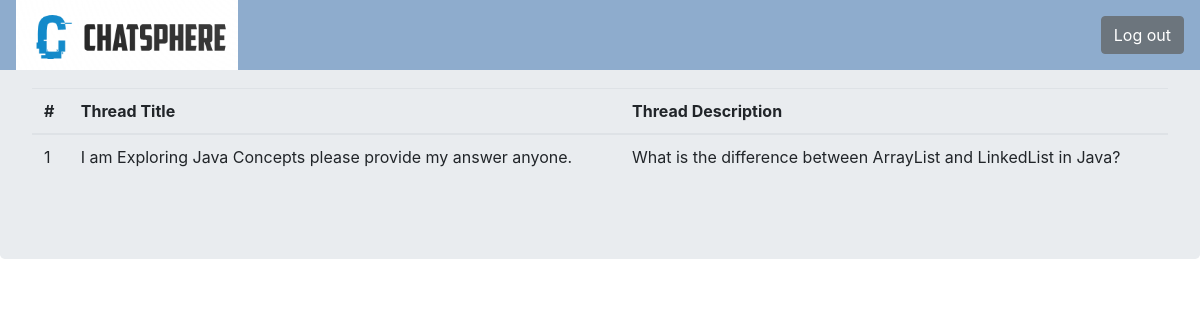
The page /minorProj/admin/admin_view_single_thread.php?thread_id=26 (signed in) on the database its author committed.
### tables this page shows
CREATE TABLE `threadlist` (
  `thread_id` int(10) NOT NULL,
  `thread_title` text NOT NULL,
  `thread_desc` text NOT NULL,
  `thread_user_id` int(8) NOT NULL,
  `thread_cat_id` int(8) NOT NULL,
  `created` datetime NOT NULL DEFAULT current_timestamp()
);

### minorProj/admin/admin_view_single_thread.php (the view, shortened to what this page needs)
<?php
include 'backend/config.php';
?>
<link rel="stylesheet" href="css/styles.css">
<link rel="stylesheet" href="https://cdn.jsdelivr.net/npm/bootstrap@4.3.1/dist/css/bootstrap.min.css">
</head>
<body>
  <nav class="navbar navbar-expand-lg navbar-light" id="nav">
    <img class="navbar-brand" src="logo1 (2).png" alt="log" style="height:80px;">
    <div class="collapse navbar-collapse" id="navbarSupportedContent">
      <a href="backend/logout.php">
        <button type="button" class="btn btn-secondary">Log out</button>
      </a>
    </div>
  </nav>
  <?php
  $id = $_GET['thread_id'];
  $sql = "select * from `threadlist` where  thread_id=$id";
  $result = mysqli_query($conn, $sql);
  $cnt = 1;
  while ($row = mysqli_fetch_assoc($result)) {
  ?>
    <div class="jumbotron my-4">
      <table class="table">
        <thead>
          <tr>
            <th scope="col">#</th>
            <th scope="col">Thread Title</th>
            <th scope="col">Thread Description</th>
          </tr>
        </thead>
        <tbody>
          <tr>
            <td><?php echo $cnt; ?></td>
            <td><?php echo $row['thread_title']; ?></td>
            <td><?php echo $row['thread_desc']; ?></td>
          </tr>
        </tbody>
      <?php $cnt = $cnt + 1;
    } ?>
    </div>

### minorProj/admin/css/styles.css (style rules this page uses)
#nav { position: fixed; top: 0; left: 0; height: 70px; width: 100%; background-color: var(--nav-color); z-index: 100; }

### rows shown on the page
threadlist: thread_title "I am Exploring Java Concepts please provide my answer anyone.", thread_desc "What is the difference between ArrayList and LinkedList in Java?"
